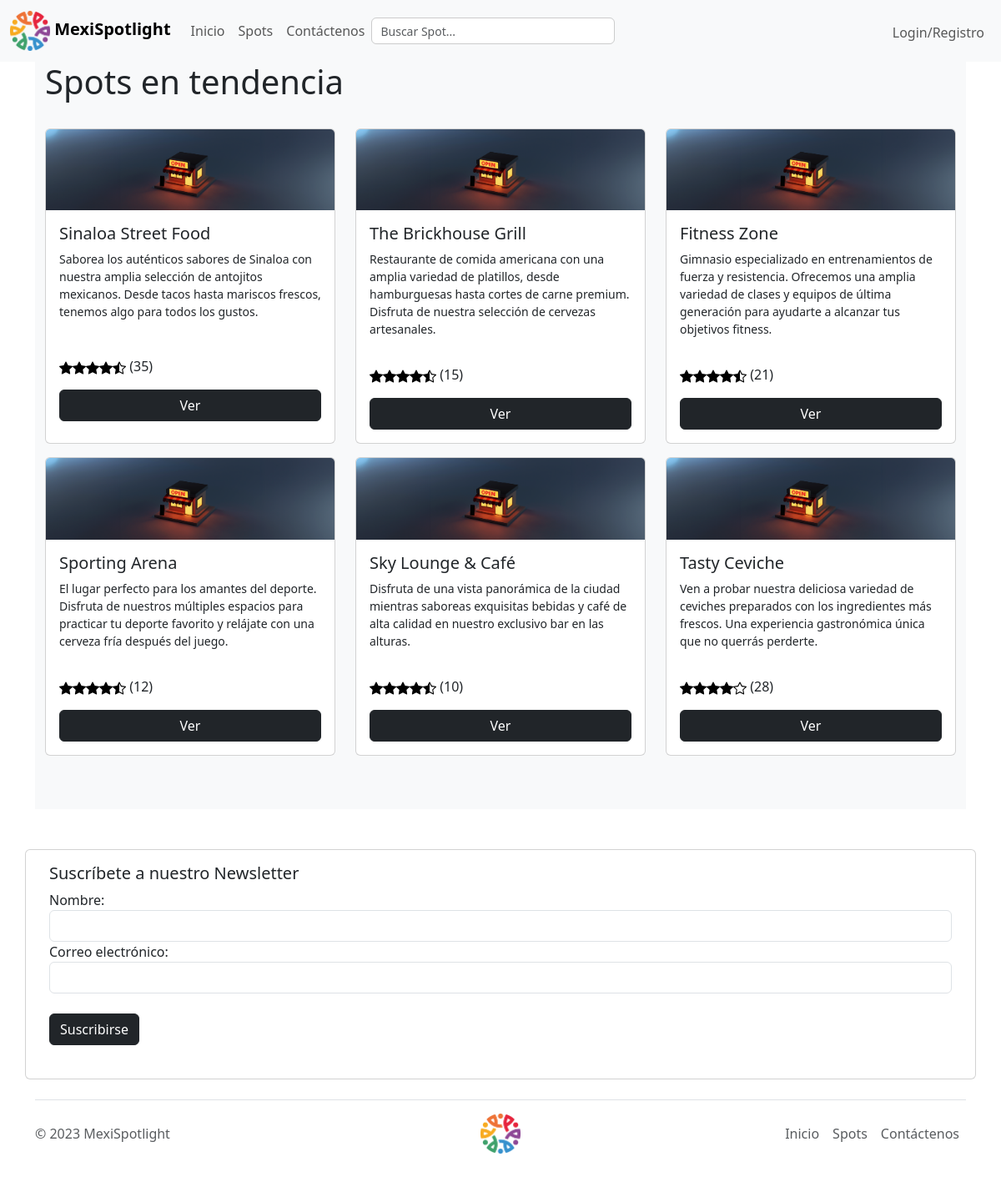
The page / on the database its author committed.
### tables this page shows
CREATE TABLE negocios (
    id INT PRIMARY KEY AUTO_INCREMENT, Nombre VARCHAR(255) NOT NULL, Imagen VARCHAR(255), Descripcion TEXT, CoordenadaX FLOAT, CoordenadaY FLOAT, NumeroVotos INT, PuntosPromedio FLOAT
);

### index.php (the view, shortened to what this page needs)
<?php
require './conexion/config.php';
include './TEMPLATE/head.php';
?>
<?php
include './TEMPLATE/nav.php';
?>
<div id="myCarousel" class="carousel slide mb-6" data-bs-ride="carousel" data-bs-theme="light">
    <div class="carousel-indicators">
    </div>
    <div class="carousel-inner">
        <div class="carousel-item active">
            <div class="container">
                <div class="carousel-caption">
                </div>
            </div>
        </div>
    </div>
</div>
<div class="container">
    <div class="album py-5 bg-body-tertiary">
        <div class="container">
            <h1>Spots en tendencia</h1>
            <br>
            <div class="row row-cols-1 row-cols-sm-3">
                <?php
                $sql = "SELECT * FROM negocios ORDER BY PuntosPromedio DESC LIMIT 6";
                if ($resultado = $conn->query($sql)) {
                    if ($resultado->num_rows > 0) {
                        while ($row = $resultado->fetch_array()) {
                            ?>
                            <div class="col pb-3">
                                <div class="card h-100" href="./verProducto.php?id=<?= $row['id'] ?>">
                                    <img src="./images/<?= $row['Imagen'] ?>" class="card-img-top" alt="...">
                                    <div class="card-body d-flex flex-column">
                                        <h5 class="card-title">
                                            <?= $row['Nombre'] ?>
                                        </h5>
                                        <small class="card-text">
                                            <?= $row['Descripcion'] ?>
                                        </small>
                                    </div>
                                    <div class="card-body d-flex flex-column">
                                        <p class="card-text">
                                            <?php
                                            $counter = $row['PuntosPromedio'];
                                            for ($i = 0; $i < 5; $i++) {
                                                global $counter;
                                                if ($counter >= 1) {
                                                    echo '<img src="./SVG/star-fill.svg" alt="star" >';
                                                    $counter--;
                                                } else if ($counter >= 0.5) {
                                                    echo '<img src="./SVG/star-half.svg" alt="star" >';
                                                    $counter--;
                                                } else {
                                                    echo '<img src="./SVG/star.svg" alt="star">';
                                                }
                                            }
                                            echo '(' . $row['NumeroVotos'] . ')'; ?>
                                        </p>
                                        <a class="btn btn-dark" href="./verSpot.php?id=<?= $row['id'] ?>">Ver</a>
                                    </div>
                                </div>
                            </div>
                            <?php
                        }
                    } else {
                        echo '<div class="alert alert-danger"><em>Pronto agregaremos nuevos productos.</em></div>';
                    }
                } else {
                    echo "Ups! Algo salió mal. Intenta más tarde.";
                }
                ?>
            </div>
        </div>
    </div>
</div>
<div class="container mt-5">
    <div class="row">
        <div class="card">
            <div class="card-body">
                <h5 class="card-title">Suscríbete a nuestro Newsletter</h5>
                <form id="suscripcionForm" action="newsletterManager.php" method="post">
                    <div class="form-group">
                        <label for="nombre_news">Nombre:</label>
                        <input type="text" class="form-control" id="nombre_news" name="nombre_news" required>
                    </div>
                    <div class="form-group">
                        <label for="correo_news">Correo electrónico:</label>
                        <input type="email" class="form-control" id="correo_news" name="correo_news" required>
                    </div>
                    <br>
                    <button type="button" class="btn btn-dark" onclick="suscribirse()">Suscribirse</button>
                </form>
                <br>
            </div>
        </div>
    </div>
</div>
<?php
include './TEMPLATE/footer.php';
?>

### TEMPLATE/head.php (shortened to what this page needs)
<!DOCTYPE html>
<html lang="es">
<head>
    <link href="https://cdn.jsdelivr.net/npm/bootstrap@5.3.1/dist/css/bootstrap.min.css" rel="stylesheet"
>

### TEMPLATE/nav.php (shortened to what this page needs)
<?php
if (empty($whereami)) {
    $whereami = "";
}
?>
<link rel="stylesheet" href="https://unpkg.com/leaflet@1.7.1/dist/leaflet.css" />
</head>
<body>
    <nav class="navbar navbar-expand-lg navbar-light  bg-light fixed-top" aria-label="Fifth navbar example">
        <div class="container-fluid">
            <a class="navbar-brand" href="<?php echo $whereami ?>./index.php"><img
                    style="height: 6vh;"><b> MexiSpotlight</b></a>
        </div>
    </nav>
    <nav class="navbar navbar-expand-lg navbar-light  bg-light fixed-top" aria-label="Fifth navbar example">
        <div class="container-fluid">
            <a class="navbar-brand" href="<?php echo $whereami ?>./index.php"><img
                    src="<?php echo "$whereami" ?>./images/MexiSpotlightLogo.png" alt="logo-mexi-spotlight"
                    style="height: 6vh;"><b> MexiSpotlight</b></a>
            <div class="collapse navbar-collapse" id="navbarsExample05">
                <ul class="navbar-nav me-auto mb-2 mb-lg-0">
                    <li class="nav-item">
                        <a class="nav-link" aria-current="page" href="<?php echo $whereami ?>./index.php">Inicio</a>
                    </li>
                    <li class="nav-item">
                        <a class="nav-link" href="<?php echo $whereami ?>./spots.php">Spots</a>
                    </li>
                    <li class="nav-item">
                        <a class="nav-link" href="<?php echo $whereami ?>./contacto.php">Contáctenos</a>
                    </li>
                    <li class="nav-item">
                        <div class="d-flex search-box" role="search">
                            <input class="form-control me-2 mt-1" type="text" placeholder="Buscar Spot..."
                                aria-label="Buscar Spot...">
                        </div>
                    </li>
                </ul>
                <ul class="navbar-nav ml-auto ">
                    <li class="nav-item mt-1">
                        <?php
                        if (!empty($_SESSION["id"])) {
                            ?>
                            <a class="navbar-brand"><b>
                                    <?= $_SESSION["nombre"] ?>
                                </b></a>
                            <?php
                        } else {
                            echo '<a class="nav-link" href="' . $whereami . './login.php">Login/Registro</a>';
                        }
                        ?>
                    </li>
                </ul>
            </div>
        </div>
    </nav>

### TEMPLATE/footer.php
<?php
if (empty($whereami)) {
        $whereami = "";
}
?>
<div class="container footer">
    <footer class="d-flex flex-wrap justify-content-between align-items-center py-3 my-4 border-top">
        <p class="col-md-4 mb-0 text-body-secondary">© 2023 MexiSpotlight</p>
        <a href="/"
            class="col-md-4 d-flex align-items-center justify-content-center mb-3 mb-md-0 me-md-auto link-body-emphasis text-decoration-none"><img
                src="<?php echo $whereami ?>./images/MexiSpotlightLogo.png" alt="" style="height: 6vh;"></a>
        <ul class="nav col-md-4 justify-content-end">
            <li class="nav-item"><a href="<?php echo $whereami ?>./index.php"
                    class="nav-link px-2 text-body-secondary">Inicio</a></li>
            <li class="nav-item"><a href="<?php echo $whereami ?>./spots.php"
                    class="nav-link px-2 text-body-secondary">Spots</a>
            </li>
            <li class="nav-item"><a href="<?php echo $whereami ?>./contacto.php"
                    class="nav-link px-2 text-body-secondary">Contáctenos</a>
            </li>
        </ul>
    </footer>
</div>
</body>
</html>

### rows shown on the page
negocios: Imagen (picture), Nombre "Sinaloa Street Food", Descripcion "Saborea los auténticos sabores de Sinaloa con nuestra amplia selección de antojitos mexicanos. Desde tacos hasta mariscos frescos, tenemos algo para todos los gustos.", NumeroVotos "35"
negocios: Imagen (picture), Nombre "The Brickhouse Grill", Descripcion "Restaurante de comida americana con una amplia variedad de platillos, desde hamburguesas hasta cortes de carne premium. Disfruta de nuestra selección de cervezas artesanales.", NumeroVotos "15"
negocios: Imagen (picture), Nombre "Fitness Zone", Descripcion "Gimnasio especializado en entrenamientos de fuerza y resistencia. Ofrecemos una amplia variedad de clases y equipos de última generación para ayudarte a alcanzar tus objetivos fitness.", NumeroVotos "21"
negocios: Imagen (picture), Nombre "Sporting Arena", Descripcion "El lugar perfecto para los amantes del deporte. Disfruta de nuestros múltiples espacios para practicar tu deporte favorito y relájate con una cerveza fría después del juego.", NumeroVotos "12"
negocios: Imagen (picture), Nombre "Sky Lounge & Café", Descripcion "Disfruta de una vista panorámica de la ciudad mientras saboreas exquisitas bebidas y café de alta calidad en nuestro exclusivo bar en las alturas.", NumeroVotos "10"
negocios: Imagen (picture), Nombre "Tasty Ceviche", Descripcion "Ven a probar nuestra deliciosa variedad de ceviches preparados con los ingredientes más frescos. Una experiencia gastronómica única que no querrás perderte.", NumeroVotos "28"
